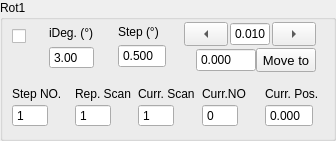
             <widget class="QGroupBox" name="rotary1Group">
              <property name="sizePolicy">
               <sizepolicy hsizetype="Expanding" vsizetype="Expanding">
                <horstretch>0</horstretch>
                <verstretch>0</verstretch>
               </sizepolicy>
              </property>
              <property name="title">
               <string>Rot1</string>
              </property>
              <layout class="QVBoxLayout" name="verticalLayout_83">
               <property name="leftMargin">
                <number>9</number>
               </property>
               <property name="topMargin">
                <number>0</number>
               </property>
               <item>
                <layout class="QVBoxLayout" name="verticalLayout_81">
                 <property name="spacing">
                  <number>12</number>
                 </property>
                 <item>
                  <layout class="QHBoxLayout" name="horizontalLayout_45" stretch="1,3,0,5">
                   <item>
                    <layout class="QVBoxLayout" name="verticalLayout_79">
                     <property name="spacing">
                      <number>6</number>
                     </property>
                     <property name="topMargin">
                      <number>9</number>
                     </property>
                     <item>
                      <widget class="QCheckBox" name="activeRot1">
                       <property name="sizePolicy">
                        <sizepolicy hsizetype="Expanding" vsizetype="Fixed">
                         <horstretch>0</horstretch>
                         <verstretch>0</verstretch>
                        </sizepolicy>
                       </property>
                       <property name="toolTip">
                        <string>Active Instrument?</string>
                       </property>
                       <property name="text">
                        <string/>
                       </property>
                       <property name="checked">
                        <bool>false</bool>
                       </property>
                       <property name="mytype" stdset="0">
                        <string>checkbox</string>
                       </property>
                      </widget>
                     </item>
                     <item>
                      <widget class="LedIndicator" name="rotary1Led" native="true">
                       <property name="sizePolicy">
                        <sizepolicy hsizetype="Fixed" vsizetype="Fixed">
                         <horstretch>0</horstretch>
                         <verstretch>0</verstretch>
                        </sizepolicy>
                       </property>
                       <property name="minimumSize">
                        <size>
                         <width>25</width>
                         <height>25</height>
                        </size>
                       </property>
                       <property name="maximumSize">
                        <size>
                         <width>25</width>
                         <height>25</height>
                        </size>
                       </property>
                       <property name="baseSize">
                        <size>
                         <width>0</width>
                         <height>0</height>
                        </size>
                       </property>
                       <property name="mytype" stdset="0">
                        <string>led</string>
                       </property>
                      </widget>
                     </item>
                    </layout>
                   </item>
                   <item>
                    <layout class="QVBoxLayout" name="verticalLayout_37">
                     <property name="spacing">
                      <number>0</number>
                     </property>
                     <property name="leftMargin">
                      <number>0</number>
                     </property>
                     <property name="rightMargin">
                      <number>12</number>
                     </property>
                     <item>
                      <widget class="QLabel" name="label_31">
                       <property name="sizePolicy">
                        <sizepolicy hsizetype="Expanding" vsizetype="Fixed">
                         <horstretch>0</horstretch>
                         <verstretch>0</verstretch>
                        </sizepolicy>
                       </property>
                       <property name="maximumSize">
                        <size>
                         <width>16777215</width>
                         <height>16777215</height>
                        </size>
                       </property>
                       <property name="text">
                        <string>iDeg. (°)</string>
                       </property>
                       <property name="mytype" stdset="0">
                        <string>label</string>
                       </property>
                      </widget>
                     </item>
                     <item>
                      <widget class="QDoubleSpinBox" name="iRot1">
                       <property name="sizePolicy">
                        <sizepolicy hsizetype="Expanding" vsizetype="Fixed">
                         <horstretch>0</horstretch>
                         <verstretch>0</verstretch>
                        </sizepolicy>
                       </property>
                       <property name="maximumSize">
                        <size>
                         <width>16777215</width>
                         <height>16777215</height>
                        </size>
                       </property>
                       <property name="buttonSymbols">
                        <enum>QAbstractSpinBox::ButtonSymbols::NoButtons</enum>
                       </property>
                       <property name="value">
                        <double>3.000000000000000</double>
                       </property>
                      </widget>
                     </item>
                    </layout>
                   </item>
                   <item>
                    <layout class="QVBoxLayout" name="verticalLayout_27">
                     <property name="spacing">
                      <number>0</number>
                     </property>
                     <item>
                      <widget class="QLabel" name="label_33">
                       <property name="sizePolicy">
                        <sizepolicy hsizetype="Expanding" vsizetype="Fixed">
                         <horstretch>0</horstretch>
                         <verstretch>0</verstretch>
                        </sizepolicy>
                       </property>
                       <property name="text">
                        <string>Step (°)</string>
                       </property>
                       <property name="mytype" stdset="0">
                        <string>label</string>
                       </property>
                      </widget>
                     </item>
                     <item>
                      <widget class="QDoubleSpinBox" name="rotary1Step">
                       <property name="sizePolicy">
                        <sizepolicy hsizetype="Expanding" vsizetype="Fixed">
                         <horstretch>0</horstretch>
                         <verstretch>0</verstretch>
                        </sizepolicy>
                       </property>
                       <property name="maximumSize">
                        <size>
                         <width>48</width>
                         <height>24</height>
                        </size>
                       </property>
                       <property name="buttonSymbols">
                        <enum>QAbstractSpinBox::ButtonSymbols::NoButtons</enum>
                       </property>
                       <property name="decimals">
                        <number>3</number>
                       </property>
                       <property name="value">
                        <double>0.500000000000000</double>
                       </property>
                      </widget>
                     </item>
                    </layout>
                   </item>
                   <item>
                    <layout class="QVBoxLayout" name="verticalLayout_53">
                     <property name="spacing">
                      <number>0</number>
                     </property>
                     <property name="leftMargin">
                      <number>6</number>
                     </property>
                     <property name="rightMargin">
                      <number>6</number>
                     </property>
                     <item>
                      <layout class="QHBoxLayout" name="horizontalLayout_19">
                       <property name="spacing">
                        <number>2</number>
                       </property>
                       <item>
                        <widget class="QToolButton" name="rot1JogL">
                         <property name="sizePolicy">
                          <sizepolicy hsizetype="Expanding" vsizetype="Fixed">
                           <horstretch>0</horstretch>
                           <verstretch>0</verstretch>
                          </sizepolicy>
                         </property>
                         <property name="minimumSize">
                          <size>
                           <width>32</width>
                           <height>0</height>
                          </size>
                         </property>
                         <property name="maximumSize">
                          <size>
                           <width>16777215</width>
                           <height>24</height>
                          </size>
                         </property>
                         <property name="text">
                          <string>...</string>
                         </property>
                         <property name="toolButtonStyle">
                          <enum>Qt::ToolButtonStyle::ToolButtonIconOnly</enum>
                         </property>
                         <property name="arrowType">
                          <enum>Qt::ArrowType::LeftArrow</enum>
                         </property>
                         <property name="mytype" stdset="0">
                          <string>arrowbutton</string>
                         </property>
                        </widget>
                       </item>
                       <item>
                        <widget class="QDoubleSpinBox" name="rotary1JogStep">
                         <property name="sizePolicy">
                          <sizepolicy hsizetype="Expanding" vsizetype="Fixed">
                           <horstretch>0</horstretch>
                           <verstretch>0</verstretch>
                          </sizepolicy>
                         </property>
                         <property name="maximumSize">
                          <size>
                           <width>40</width>
                           <height>24</height>
                          </size>
                         </property>
                         <property name="buttonSymbols">
                          <enum>QAbstractSpinBox::ButtonSymbols::NoButtons</enum>
                         </property>
                         <property name="decimals">
                          <number>3</number>
                         </property>
                         <property name="minimum">
                          <double>-50.000000000000000</double>
                         </property>
                         <property name="maximum">
                          <double>210.000000000000000</double>
                         </property>
                         <property name="value">
                          <double>0.010000000000000</double>
                         </property>
                        </widget>
                       </item>
                       <item>
                        <widget class="QToolButton" name="rot1JogR">
                         <property name="sizePolicy">
                          <sizepolicy hsizetype="Expanding" vsizetype="Fixed">
                           <horstretch>0</horstretch>
                           <verstretch>0</verstretch>
                          </sizepolicy>
                         </property>
                         <property name="minimumSize">
                          <size>
                           <width>32</width>
                           <height>0</height>
                          </size>
                         </property>
                         <property name="maximumSize">
                          <size>
                           <width>16777215</width>
                           <height>24</height>
                          </size>
                         </property>
                         <property name="text">
                          <string>...</string>
                         </property>
                         <property name="arrowType">
                          <enum>Qt::ArrowType::RightArrow</enum>
                         </property>
                         <property name="mytype" stdset="0">
                          <string>arrowbutton</string>
                         </property>
                        </widget>
                       </item>
                      </layout>
                     </item>
                     <item>
                      <layout class="QHBoxLayout" name="horizontalLayout_13">
                       <property name="leftMargin">
                        <number>12</number>
                       </property>
                       <item>
                        <widget class="QDoubleSpinBox" name="rot1SetPos">
                         <property name="sizePolicy">
                          <sizepolicy hsizetype="Minimum" vsizetype="Preferred">
                           <horstretch>0</horstretch>
                           <verstretch>0</verstretch>
                          </sizepolicy>
                         </property>
                         <property name="maximumSize">
                          <size>
                           <width>60</width>
                           <height>24</height>
                          </size>
                         </property>
                         <property name="buttonSymbols">
                          <enum>QAbstractSpinBox::ButtonSymbols::NoButtons</enum>
                         </property>
                         <property name="decimals">
                          <number>3</number>
                         </property>
                         <property name="maximum">
                          <double>1000.000000000000000</double>
                         </property>
                        </widget>
                       </item>
                       <item>
                        <widget class="QPushButton" name="rot1MoveTo">
                         <property name="sizePolicy">
                          <sizepolicy hsizetype="Minimum" vsizetype="Preferred">
                           <horstretch>0</horstretch>
                           <verstretch>0</verstretch>
                          </sizepolicy>
                         </property>
                         <property name="maximumSize">
                          <size>
                           <width>60</width>
                           <height>24</height>
                          </size>
                         </property>
                         <property name="font">
                          <font>
                           <pointsize>10</pointsize>
                          </font>
                         </property>
                         <property name="text">
                          <string>Move to</string>
                         </property>
                         <property name="mytype" stdset="0">
                          <string>clickable_button</string>
                         </property>
                        </widget>
                       </item>
                      </layout>
                     </item>
                    </layout>
                   </item>
                  </layout>
                 </item>
                 <item>
                  <layout class="QHBoxLayout" name="horizontalLayout">
                   <property name="spacing">
                    <number>6</number>
                   </property>
                   <item>
                    <layout class="QVBoxLayout" name="verticalLayout_28">
                     <property name="spacing">
                      <number>3</number>
                     </property>
                     <item>
                      <widget class="QLabel" name="label_32">
                       <property name="sizePolicy">
                        <sizepolicy hsizetype="Expanding" vsizetype="Fixed">
                         <horstretch>0</horstretch>
                         <verstretch>0</verstretch>
                        </sizepolicy>
                       </property>
                       <property name="text">
                        <string>Step NO.</string>
                       </property>
                       <property name="mytype" stdset="0">
                        <string>label</string>
                       </property>
                      </widget>
                     </item>
                     <item>
                      <widget class="QSpinBox" name="rotary1StepNO">
                       <property name="sizePolicy">
                        <sizepolicy hsizetype="Expanding" vsizetype="Fixed">
                         <horstretch>0</horstretch>
                         <verstretch>0</verstretch>
                        </sizepolicy>
                       </property>
                       <property name="maximumSize">
                        <size>
                         <width>36</width>
                         <height>24</height>
                        </size>
                       </property>
                       <property name="buttonSymbols">
                        <enum>QAbstractSpinBox::ButtonSymbols::NoButtons</enum>
                       </property>
                       <property name="maximum">
                        <number>10000</number>
                       </property>
                       <property name="value">
                        <number>1</number>
                       </property>
                      </widget>
                     </item>
                    </layout>
                   </item>
                   <item>
                    <layout class="QVBoxLayout" name="verticalLayout_86">
                     <property name="spacing">
                      <number>3</number>
                     </property>
                     <item>
                      <widget class="QLabel" name="label_58">
                       <property name="sizePolicy">
                        <sizepolicy hsizetype="Expanding" vsizetype="Fixed">
                         <horstretch>0</horstretch>
                         <verstretch>0</verstretch>
                        </sizepolicy>
                       </property>
                       <property name="text">
                        <string>Rep. Scan</string>
                       </property>
                       <property name="mytype" stdset="0">
                        <string>label</string>
                       </property>
                      </widget>
                     </item>
                     <item>
                      <widget class="QSpinBox" name="ScanRepNO_R1">
                       <property name="sizePolicy">
                        <sizepolicy hsizetype="Expanding" vsizetype="Fixed">
                         <horstretch>0</horstretch>
                         <verstretch>0</verstretch>
                        </sizepolicy>
                       </property>
                       <property name="maximumSize">
                        <size>
                         <width>36</width>
                         <height>24</height>
                        </size>
                       </property>
                       <property name="buttonSymbols">
                        <enum>QAbstractSpinBox::ButtonSymbols::NoButtons</enum>
                       </property>
                       <property name="maximum">
                        <number>10000</number>
                       </property>
                       <property name="value">
                        <number>1</number>
                       </property>
                      </widget>
                     </item>
                    </layout>
                   </item>
                   <item>
                    <layout class="QVBoxLayout" name="verticalLayout_89">
                     <property name="spacing">
                      <number>3</number>
                     </property>
                     <item>
                      <widget class="QLabel" name="label_59">
                       <property name="sizePolicy">
                        <sizepolicy hsizetype="Expanding" vsizetype="Fixed">
                         <horstretch>0</horstretch>
                         <verstretch>0</verstretch>
                        </sizepolicy>
                       </property>
                       <property name="text">
                        <string>Curr. Scan</string>
                       </property>
                       <property name="mytype" stdset="0">
                        <string>label</string>
                       </property>
                      </widget>
                     </item>
                     <item>
                      <widget class="QSpinBox" name="Rot1CurrScan">
                       <property name="sizePolicy">
                        <sizepolicy hsizetype="Expanding" vsizetype="Fixed">
                         <horstretch>0</horstretch>
                         <verstretch>0</verstretch>
                        </sizepolicy>
                       </property>
                       <property name="maximumSize">
                        <size>
                         <width>36</width>
                         <height>24</height>
                        </size>
                       </property>
                       <property name="buttonSymbols">
                        <enum>QAbstractSpinBox::ButtonSymbols::NoButtons</enum>
                       </property>
                       <property name="maximum">
                        <number>10000</number>
                       </property>
                       <property name="value">
                        <number>1</number>
                       </property>
                      </widget>
                     </item>
                    </layout>
                   </item>
                   <item>
                    <layout class="QVBoxLayout" name="verticalLayout_46">
                     <property name="spacing">
                      <number>3</number>
                     </property>
                     <item>
                      <widget class="QLabel" name="label_39">
                       <property name="sizePolicy">
                        <sizepolicy hsizetype="Expanding" vsizetype="Fixed">
                         <horstretch>0</horstretch>
                         <verstretch>0</verstretch>
                        </sizepolicy>
                       </property>
                       <property name="text">
                        <string>Curr.NO</string>
                       </property>
                       <property name="mytype" stdset="0">
                        <string>label</string>
                       </property>
                      </widget>
                     </item>
                     <item>
                      <widget class="QSpinBox" name="rotary1CurrStepNO">
                       <property name="sizePolicy">
                        <sizepolicy hsizetype="Expanding" vsizetype="Fixed">
                         <horstretch>0</horstretch>
                         <verstretch>0</verstretch>
                        </sizepolicy>
                       </property>
                       <property name="maximumSize">
                        <size>
                         <width>36</width>
                         <height>24</height>
                        </size>
                       </property>
                       <property name="buttonSymbols">
                        <enum>QAbstractSpinBox::ButtonSymbols::NoButtons</enum>
                       </property>
                       <property name="maximum">
                        <number>10000</number>
                       </property>
                       <property name="mytype" stdset="0">
                        <string>intNO</string>
                       </property>
                      </widget>
                     </item>
                    </layout>
                   </item>
                   <item>
                    <layout class="QVBoxLayout" name="verticalLayout_45">
                     <property name="spacing">
                      <number>3</number>
                     </property>
                     <item>
                      <widget class="QLabel" name="label_16">
                       <property name="sizePolicy">
                        <sizepolicy hsizetype="Expanding" vsizetype="Fixed">
                         <horstretch>0</horstretch>
                         <verstretch>0</verstretch>
                        </sizepolicy>
                       </property>
                       <property name="text">
                        <string>Curr. Pos.</string>
                       </property>
                       <property name="mytype" stdset="0">
                        <string>label</string>
                       </property>
                      </widget>
                     </item>
                     <item>
                      <widget class="QDoubleSpinBox" name="rot1CurrPos">
                       <property name="sizePolicy">
                        <sizepolicy hsizetype="Expanding" vsizetype="Fixed">
                         <horstretch>0</horstretch>
                         <verstretch>0</verstretch>
                        </sizepolicy>
                       </property>
                       <property name="maximumSize">
                        <size>
                         <width>48</width>
                         <height>24</height>
                        </size>
                       </property>
                       <property name="buttonSymbols">
                        <enum>QAbstractSpinBox::ButtonSymbols::NoButtons</enum>
                       </property>
                       <property name="decimals">
                        <number>3</number>
                       </property>
                       <property name="minimum">
                        <double>-10.000000000000000</double>
                       </property>
                       <property name="maximum">
                        <double>1000.000000000000000</double>
                       </property>
                      </widget>
                     </item>
                    </layout>
                   </item>
                  </layout>
                 </item>
                </layout>
               </item>
              </layout>
             </widget>
